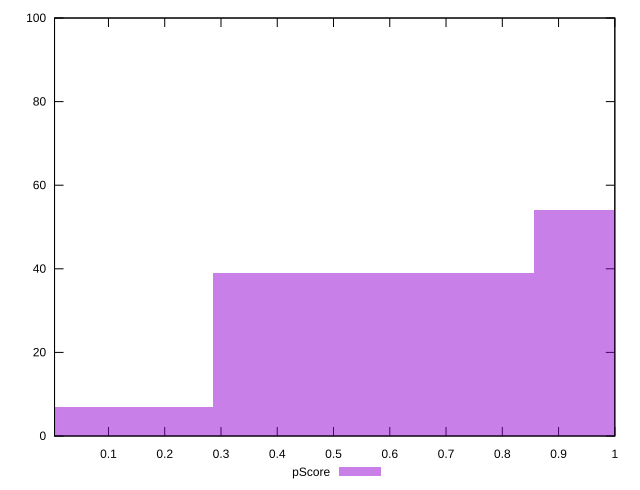

Write the gnuplot code that produced this figure.
reset

$pScore <<EOF
0 7
0.5703289251517402 39
1.1406578503034803 54
EOF

set key outside below
set boxwidth 0.5703289251517402
set xrange [0.00413989990561664:0.9999993380488856]
set yrange [0:100]
set trange [0:100]
set style fill transparent solid 0.5 noborder
set terminal svg size 640, 490 enhanced background rgb 'white'
set output "report_00017_2021-02-10T15-08-03.406Z/estimated-input-latency/samples/pages/pScore/histogram.svg"

plot $pScore title "pScore" with boxes

reset
